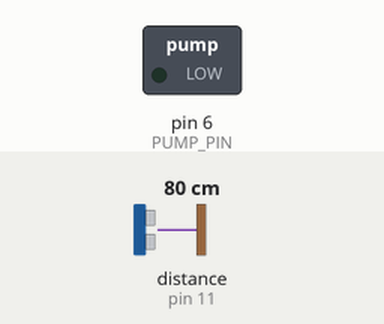
Bench run of a sketch on a simulated Arduino Uno, built with avr-gcc and run on an emulated ATmega328P. Shown: switched loads named in the sketch (green lamp = pin HIGH). Wiring (inferred from the names in the program): ultrasonic range finder: trigger pin 12; echo pin 11. Inputs (shaded band) come from the test bench; at power-on: distance to the obstacle (sensor on pin 11) 80 cm. The echo pulse lasts 58.3 µs per cm; pins used as bus, display or sensor lines are not drawn.

Above: at 1.2 s.
1.3 s: distance to the obstacle (sensor on pin 11) set to 73 cm
2.8 s: distance to the obstacle (sensor on pin 11) set to 66 cm
At 3.5 s:
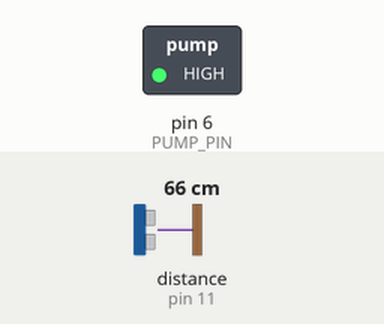
Timing chart, 0 to 5.8 s (numbered marks = the images above; inputs shaded):
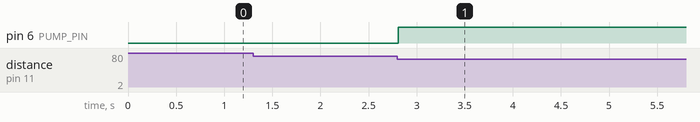

The sketch:

Pigeon.ino
```cpp
bool active = false;


void setup() {
  Serial.begin(57600);
  setupDetector();
  setupPump();
  setupServo();
}

void loop() {
  active = checkIsActive();
  updateServo(active);
  updatePump(active);
  delay(15);
}
```

Detector.ino
```cpp
#define DETECTOR_TRIG_PIN  12
#define DETECTOR_ECHO_PIN  11

int startTime = 0;
int endTime = 0;
int activeDuration = 10 * 1000; // 10 seconds
int now = 0;
int initialDistance = 0;
int offsetDistance = 10;
bool currentState = false;


void setupDetector() {
  pinMode(DETECTOR_TRIG_PIN, OUTPUT);
  pinMode(DETECTOR_ECHO_PIN, INPUT);
  initialDistance = getDistance();
}

long getDistance() {
  long signalTime, distance;

  digitalWrite(DETECTOR_TRIG_PIN, LOW);
  delayMicroseconds(2);
  digitalWrite(DETECTOR_TRIG_PIN, HIGH);
  delayMicroseconds(10);
  digitalWrite(DETECTOR_TRIG_PIN, LOW);

  signalTime = pulseIn(DETECTOR_ECHO_PIN, HIGH);
  distance = signalTime / 58;
  return distance;
}

bool getDetectorState() {
  long distance = getDistance();

  return distance > initialDistance + offsetDistance
    || distance < initialDistance - offsetDistance;
}

bool checkIsActive() {
  currentState = getDetectorState();
  now = millis();
  if(now < endTime){
    return true;
  }
  if(currentState){
    startTime = now;
    endTime = now + activeDuration;
    return true;
  }
  return false;
}
```

Pump.ino
```cpp
#define PUMP_PIN 6

void setupPump() {
    pinMode(PUMP_PIN, OUTPUT);
}

bool updatePump(bool state) {
    if(state){
      digitalWrite(PUMP_PIN, HIGH);
    } else {
      digitalWrite(PUMP_PIN, LOW);
    }
}
 
```

Servo.ino
```cpp
#include <Servo.h>

Servo myservo;  // create servo object to control a servo
int minAngle = 0;
int maxAngle = 100;
int initialAngle = 50;
int currentAngle = 0;
int dAngle = 1;


void setupServo() {
  // pass
}

void updateServo(bool active) {
  if(active){
    if(currentAngle + dAngle < minAngle || currentAngle + dAngle > maxAngle){
      dAngle *= -1;
    }
    currentAngle += dAngle;
    moveServo();
  } else if(currentAngle != initialAngle){
    currentAngle = initialAngle;
    moveServo();
  }
}


void moveServo() {
  myservo.write(currentAngle);
}
 
```

Measured:
- the behaviour switches between 70 and 69 cm on distance to the obstacle (sensor on pin 11) (found by bisection; images 0 and 1)
- after the input at 1.3 s, every drawn part: stays the same
- after the input at 2.8 s, pin 6 (PUMP_PIN): LOW → HIGH at once
